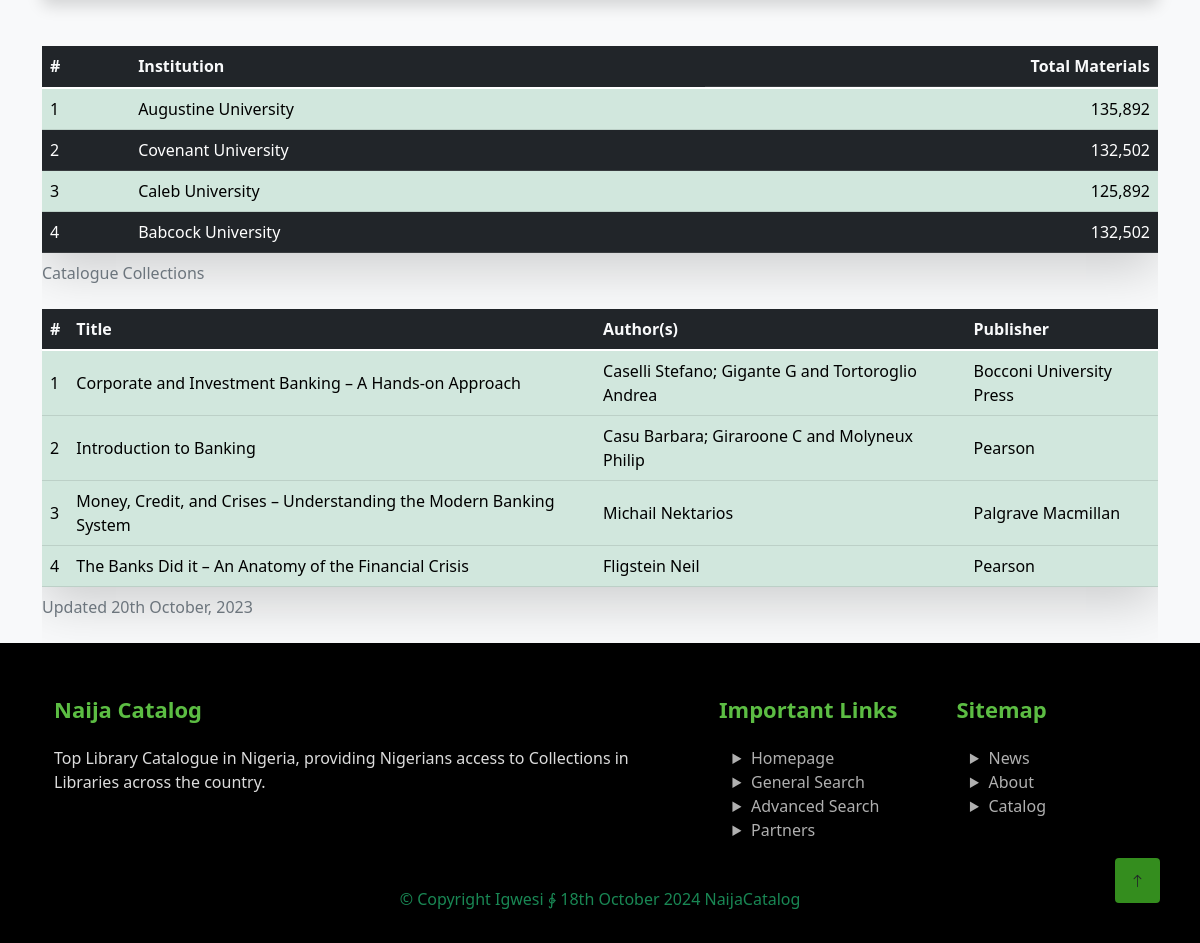
The app's page / (lower part), older data.
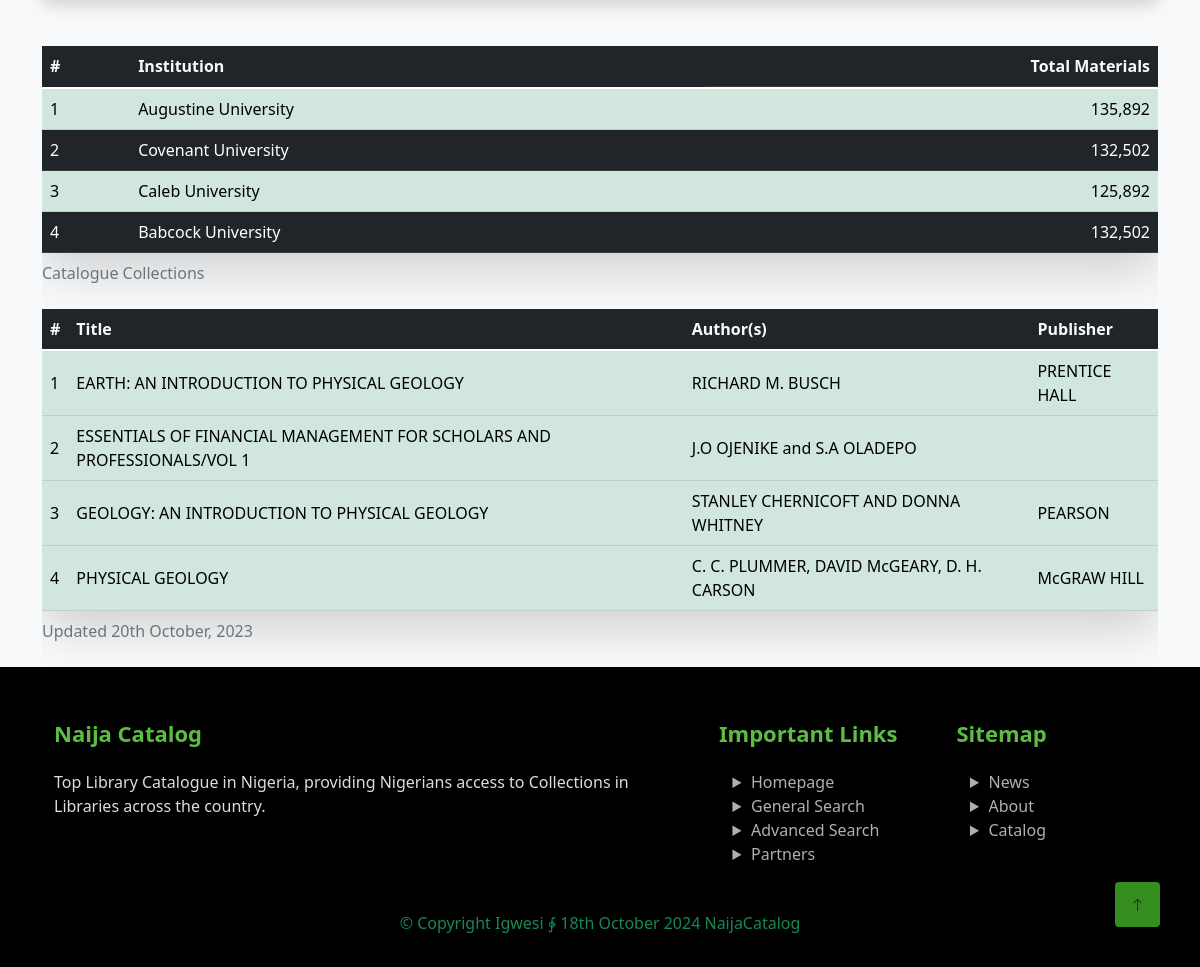
The same page, newer data.
### apps/catalogue/models.py (models this page shows, shortened)
class Book(models.Model):
    title           = models.CharField(max_length=200, blank=True)
    author          = models.CharField(max_length=200, blank=True)
    edition         = models.CharField(max_length=200, blank=True)
    subject         = models.CharField(max_length=200, blank=True)
    publisher       = models.CharField(max_length=200, blank=True)
    isbn            = models.CharField(max_length=200, blank=True, verbose_name="ISBN")
    call_no                 = models.CharField(max_length=200, blank=True, verbose_name="Call Number")
    place_of_publication    = models.CharField(max_length=200, blank=True, verbose_name="Publisher Location")
    year_published  = models.CharField(max_length=4, blank=True)
    is_available    = models.BooleanField(default=True)
    edited          = models.BooleanField(default=False)
    slug            = models.SlugField(blank=True, null=True, max_length=500)
    institution     = models.ForeignKey(Institution, default=0,  on_delete=models.PROTECT)
    class Meta:
        verbose_name_plural = "Library Books"
        ordering = ['title']

### frontend/views.py (the view)
# urls.py: path('', views.homepage, name="homepage"),
def homepage(request):
    context = {}
    page = "homepage"
    try:
        books = Book.objects.all().order_by('title','author','subject')[:4]
        institutions = Institution.objects.all()
        context = {
            'page': page,
            'search':searchForm(),
            'studform':  StudentRegistration(),
            'Instiform': InstitutionRegistration(),
            'books': books,
            'institutions':institutions,
        }
        return render(request, 'homepage.html', context)
    except Exception as e:
        print(e)
    return render(request, 'homepage.html')

### templates/homepage.html (shortened to what this page needs)
{% extends 'base.html' %}
{% load static %}
{% block content %}
            <div class="container">
                {% if books %}
                <div class="table-responsive">
                    <table class="table table-hover table-dark align-middle shadow-lg">
                        <thead class="text-light">
                            <caption>Catalogue Collections</caption>
                            <tr>
                                <th class="text-light">#</th>
                                <th class="text-light">Institution</th>
                                <th class="text-light d-flex justify-content-end">Total Materials</th>
                            </tr>
                        </thead>
                        <tbody class="table-group-divider">
                            <tr class="table-success" >
                                <td scope="row">1</td>
                                <td>Augustine University</td>
                                <td class="d-flex justify-content-end">135,892</td>
                            </tr>
                            <tr class="table-dark" >
                                <td scope="row">2</td>
                                <td>Covenant University</td>
                                <td class="d-flex justify-content-end">132,502</td>
                            </tr>
                            <tr class="table-success" >
                                <td scope="row">3</td>
                                <td>Caleb University</td>
                                <td class="d-flex justify-content-end">125,892</td>
                            </tr>
                            <tr class="table-dark" >
                                <td scope="row">4</td>
                                <td>Babcock University</td>
                                <td class="d-flex justify-content-end">132,502</td>
                            </tr>
                        </tbody>
                    </table>
                </div>
                <div class="table-responsive">
                    <table class="table table-hover table-dark align-middle shadow-lg">
                        <thead class="text-light">
                            <caption>Updated 20th October, 2023</caption>
                            <tr>
                                <th class="text-light">#</th>
                                <th class="text-light">Title</th>
                                <th class="text-light">Author(s)</th>
                                <th class="text-light">Publisher</th>
                            </tr>
                        </thead>
                        <tbody class="table-group-divider">
                            {% for book in books  %}
                            <tr class="table-success" >
                                <td scope="row">{{ forloop.counter }}</td>
                                <td>{{book.title}}</td>
                                <td>{{book.author}}</td>
                                <td>{{book.publisher}}</td>
                            </tr>
                            {% endfor %}
                        </tbody>
                    </table>
                </div>
                {% endif %}
            </div>
{% endblock %}

Row changes from the older to the newer data that the page shows:
no longer on this page (row edited): Book: title "Corporate and Investment Banking – A Hands-on Approach", author "Caselli Stefano; Gigante G and Tortoroglio Andrea", publisher "Bocconi University Press"
removed Book: title "Money, Credit, and Crises – Understanding the Modern Banking System", author "Michail Nektarios", publisher "Palgrave Macmillan"
removed Book: title "The Banks Did it – An Anatomy of the Financial Crisis", author "Fligstein Neil", publisher "Pearson"
changed Book: title "Introduction to Banking" → "EARTH: AN INTRODUCTION TO PHYSICAL GEOLOGY"; author "Casu Barbara; Giraroone C and Molyneux Philip" → "RICHARD M. BUSCH"; publisher "Pearson" → "PRENTICE HALL"
added Book: title "ESSENTIALS OF FINANCIAL MANAGEMENT FOR SCHOLARS AND PROFESSIONALS/VOL 1", author "J.O OJENIKE and S.A OLADEPO"
added Book: title "GEOLOGY: AN INTRODUCTION TO PHYSICAL GEOLOGY", author "STANLEY CHERNICOFT AND DONNA WHITNEY", publisher "PEARSON"
added Book: title "PHYSICAL GEOLOGY", author "C. C. PLUMMER, DAVID McGEARY, D. H. CARSON", publisher "McGRAW HILL"
